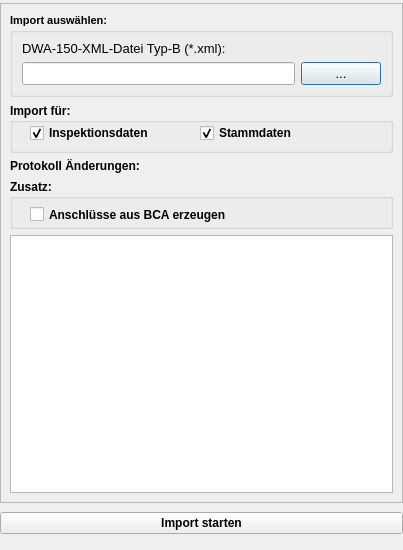
<?xml version="1.0" encoding="UTF-8"?>
<ui version="4.0">
 <class>xmlexportDialogBase</class>
 <widget class="QDialog" name="xmlexportDialogBase">
  <property name="enabled">
   <bool>true</bool>
  </property>
  <property name="geometry">
   <rect>
    <x>0</x>
    <y>0</y>
    <width>403</width>
    <height>550</height>
   </rect>
  </property>
  <property name="minimumSize">
   <size>
    <width>280</width>
    <height>500</height>
   </size>
  </property>
  <property name="maximumSize">
   <size>
    <width>16777215</width>
    <height>550</height>
   </size>
  </property>
  <property name="font">
   <font>
    <weight>75</weight>
    <bold>true</bold>
   </font>
  </property>
  <property name="windowTitle">
   <string>Import nach DWA-150-XML Typ-B</string>
  </property>
  <layout class="QVBoxLayout" name="verticalLayout">
   <property name="leftMargin">
    <number>0</number>
   </property>
   <property name="topMargin">
    <number>0</number>
   </property>
   <property name="rightMargin">
    <number>0</number>
   </property>
   <item>
    <widget class="QScrollArea" name="scrollArea">
     <property name="enabled">
      <bool>true</bool>
     </property>
     <property name="minimumSize">
      <size>
       <width>0</width>
       <height>500</height>
      </size>
     </property>
     <property name="maximumSize">
      <size>
       <width>16777215</width>
       <height>500</height>
      </size>
     </property>
     <property name="widgetResizable">
      <bool>true</bool>
     </property>
     <widget class="QWidget" name="scrollAreaWidgetContents">
      <property name="geometry">
       <rect>
        <x>0</x>
        <y>0</y>
        <width>401</width>
        <height>498</height>
       </rect>
      </property>
      <property name="minimumSize">
       <size>
        <width>0</width>
        <height>0</height>
       </size>
      </property>
      <layout class="QGridLayout" name="gridLayout">
       <item row="1" column="0">
        <widget class="QGroupBox" name="groupBox">
         <property name="minimumSize">
          <size>
           <width>50</width>
           <height>50</height>
          </size>
         </property>
         <property name="title">
          <string>Import für:</string>
         </property>
         <widget class="QCheckBox" name="cb_inspektionsdaten">
          <property name="geometry">
           <rect>
            <x>20</x>
            <y>20</y>
            <width>151</width>
            <height>20</height>
           </rect>
          </property>
          <property name="text">
           <string>Inspektionsdaten</string>
          </property>
          <property name="checked">
           <bool>true</bool>
          </property>
         </widget>
         <widget class="QCheckBox" name="cb_stammdaten">
          <property name="geometry">
           <rect>
            <x>190</x>
            <y>20</y>
            <width>111</width>
            <height>20</height>
           </rect>
          </property>
          <property name="text">
           <string>Stammdaten</string>
          </property>
          <property name="checked">
           <bool>true</bool>
          </property>
         </widget>
        </widget>
       </item>
       <item row="5" column="0">
        <widget class="QListWidget" name="logbuch">
         <property name="enabled">
          <bool>true</bool>
         </property>
         <property name="minimumSize">
          <size>
           <width>0</width>
           <height>200</height>
          </size>
         </property>
        </widget>
       </item>
       <item row="3" column="0">
        <widget class="QLabel" name="label">
         <property name="text">
          <string>Protokoll Änderungen: </string>
         </property>
        </widget>
       </item>
       <item row="0" column="0">
        <widget class="QGroupBox" name="groupBox_2">
         <property name="maximumSize">
          <size>
           <width>16777215</width>
           <height>100</height>
          </size>
         </property>
         <property name="font">
          <font>
           <family>Tahoma</family>
           <pointsize>8</pointsize>
           <weight>75</weight>
           <bold>true</bold>
          </font>
         </property>
         <property name="title">
          <string>Import auswählen:</string>
         </property>
         <layout class="QVBoxLayout" name="verticalLayout_3">
          <item>
           <widget class="QLabel" name="label_2">
            <property name="font">
             <font>
              <family>Tahoma</family>
              <pointsize>10</pointsize>
              <weight>50</weight>
              <bold>false</bold>
             </font>
            </property>
            <property name="text">
             <string>DWA-150-XML-Datei Typ-B (*.xml):</string>
            </property>
            <property name="alignment">
             <set>Qt::AlignLeading|Qt::AlignLeft|Qt::AlignVCenter</set>
            </property>
           </widget>
          </item>
          <item>
           <layout class="QHBoxLayout" name="horizontalLayout">
            <item>
             <widget class="QLineEdit" name="tf_import">
              <property name="font">
               <font>
                <family>Tahoma</family>
                <pointsize>10</pointsize>
                <weight>50</weight>
                <bold>false</bold>
               </font>
              </property>
              <property name="toolTip">
               <string>&lt;html&gt;&lt;head/&gt;&lt;body&gt;&lt;p&gt;Quelldatenbank mit Kanaldaten aus HYSTEM-EXTRAN&lt;/p&gt;&lt;/body&gt;&lt;/html&gt;</string>
              </property>
             </widget>
            </item>
            <item>
             <widget class="QPushButton" name="pb_import">
              <property name="font">
               <font>
                <family>Tahoma</family>
                <pointsize>10</pointsize>
                <weight>50</weight>
                <bold>false</bold>
               </font>
              </property>
              <property name="toolTip">
               <string>&lt;html&gt;&lt;head/&gt;&lt;body&gt;&lt;p&gt;Ordnerpfad&lt;/p&gt;&lt;/body&gt;&lt;/html&gt;</string>
              </property>
              <property name="statusTip">
               <string>Ordnerpfad</string>
              </property>
              <property name="text">
               <string>...</string>
              </property>
             </widget>
            </item>
           </layout>
          </item>
         </layout>
        </widget>
       </item>
       <item row="4" column="0">
        <widget class="QGroupBox" name="groupBox_3">
         <property name="minimumSize">
          <size>
           <width>0</width>
           <height>50</height>
          </size>
         </property>
         <property name="title">
          <string>Zusatz:</string>
         </property>
         <widget class="QCheckBox" name="cb_bca_erzeugen">
          <property name="geometry">
           <rect>
            <x>20</x>
            <y>20</y>
            <width>291</width>
            <height>31</height>
           </rect>
          </property>
          <property name="text">
           <string>Anschlüsse aus BCA erzeugen</string>
          </property>
         </widget>
        </widget>
       </item>
      </layout>
     </widget>
    </widget>
   </item>
   <item>
    <widget class="QPushButton" name="import_2">
     <property name="font">
      <font>
       <pointsize>9</pointsize>
       <weight>75</weight>
       <bold>true</bold>
      </font>
     </property>
     <property name="text">
      <string>Import starten</string>
     </property>
    </widget>
   </item>
  </layout>
 </widget>
 <resources/>
 <connections/>
</ui>
